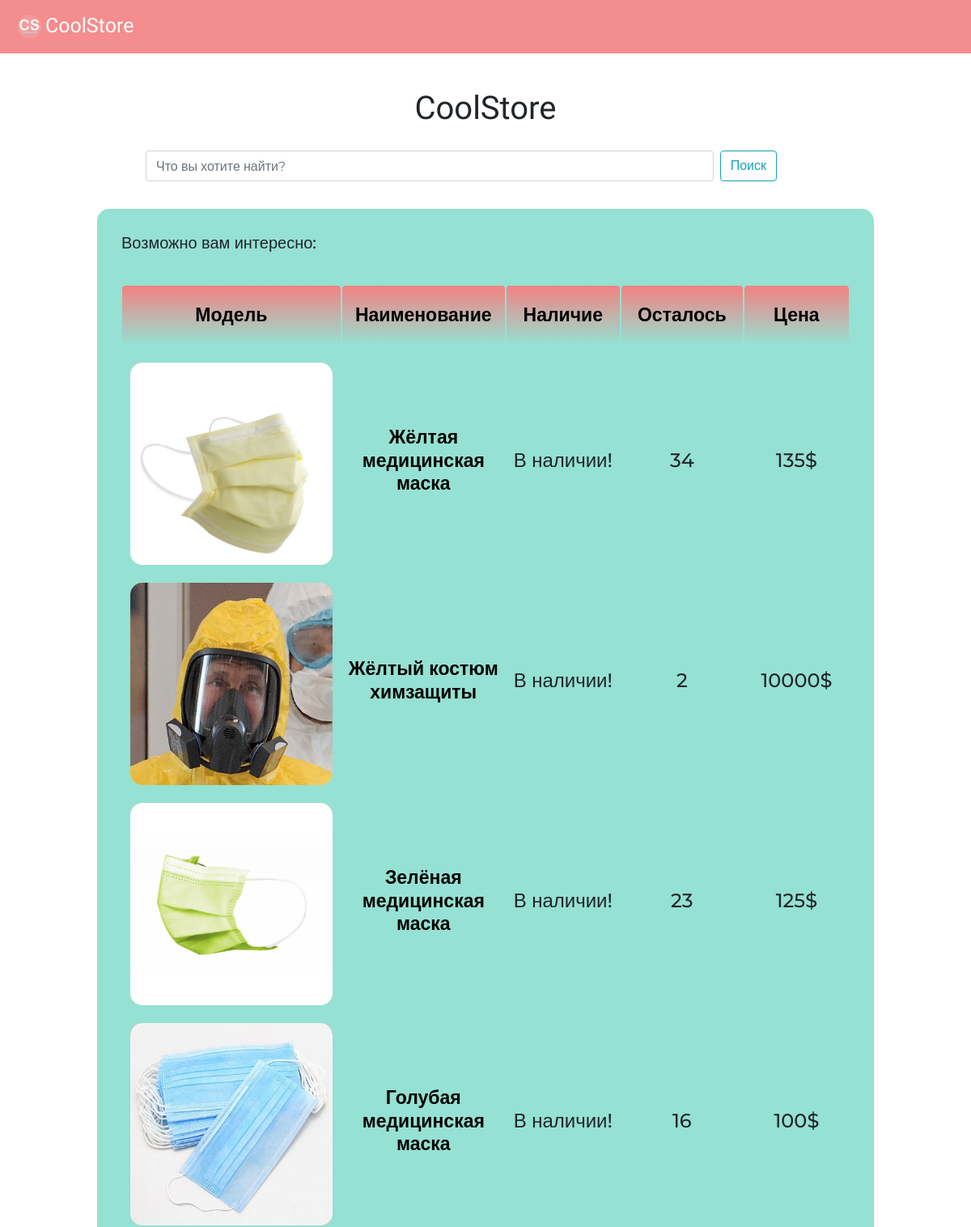
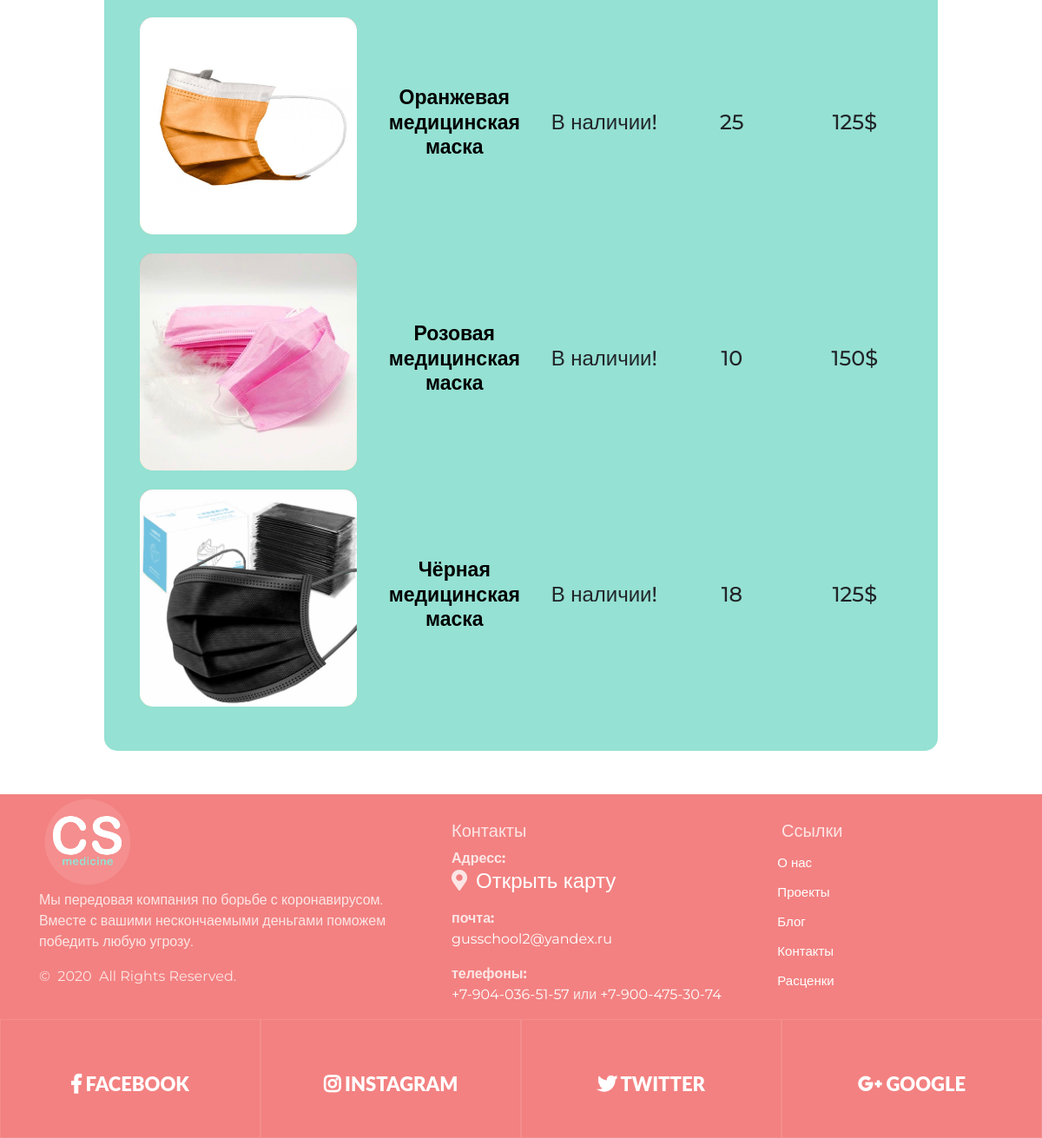
The page / on the database its author committed (2 pictures, top to bottom).
### data/products.py (models this page shows, shortened)
class Products(SqlAlchemyBase, UserMixin, SerializerMixin):
    __tablename__ = 'products'
    id = sqlalchemy.Column(sqlalchemy.Integer, primary_key=True, autoincrement=True)
    title = sqlalchemy.Column(sqlalchemy.String, nullable=True)
    about = sqlalchemy.Column(sqlalchemy.String, nullable=True)
    price = sqlalchemy.Column(sqlalchemy.Integer, nullable=True)
    existence = sqlalchemy.Column(sqlalchemy.Boolean, default=True)
    still_have = sqlalchemy.Column(sqlalchemy.Integer, nullable=True)

### main.py (the view)
@app.route('/', methods=['GET', 'POST'])
def index():
    if current_user.is_authenticated:
        filename = get_profile_img()
    else:
        filename = 'profilem'
    if request.method == 'POST':
        session['tag'] = request.form['search']
        return redirect('/')
    all_product = find_products(session.get('tag', '').lower())
    if session.get('reverse', False):
        sim = '▲'
    else:
        sim = '▼'
    simp = simc = simn = simnal = ''
    pos = session.get('sort', 'none')
    if pos == 'price':
        all_product.sort(key=lambda x: x.price, reverse=session.get('reverse', False))
        simp = sim
    elif pos == 'nal':
        all_product.sort(key=lambda x: x.existence, reverse=session.get('reverse', False))
        simnal = sim
    elif pos == 'count':
        all_product.sort(key=lambda x: x.still_have, reverse=session.get('reverse', False))
        simc = sim
    elif pos == 'name':
        simn = sim
        all_product.sort(key=lambda x: x.title, reverse=session.get('reverse', False))
    else:
        shuffle(all_product)
    return render_template('index.html', basket_count=session.get('basket_count', 0),
                           title="CoolStore", tag=session.get('tag', ''), size=len(all_product),
                           filename=filename, product=all_product, simc=simc, simn=simn, simp=simp,
                           simnal=simnal)

### data/db_session.py (called while the page is built)
def create_session() -> Session:
    global __factory
    return __factory()

### main.py (called while the page is built)
def find_products(tag):
    sessions = db_session.create_session()
    all_products = sessions.query(products.Products).all()
    for item in all_products:
        if item.existence and item.still_have == 0:
            item.existence = 0
        elif not item.existence and item.still_have:
            item.existence = 1
    sessions.commit()
    sessions = db_session.create_session()
    all_products = sessions.query(products.Products).all()
    ans_products = list()
    for item in all_products:
        if item.existence and item.still_have == 0:
            item.existence = 0
        elif not item.existence and item.still_have:
            item.existence = 1
        title = item.title.lower()
        if tag in title or title in tag:
            ans_products.append(item)
    return ans_products

### templates/index.html (shortened to what this page needs)
{% extends "base.html" %}
{%block content %}
<form class="search" method="post">
    <input class="form-control mr-sm-2" type="text" placeholder="Что вы хотите найти?"
           aria-label="Search"
           name="search" value="{{ tag }}">
    <button class="btn btn-outline-info my-2 my-sm-0" type="submit">Поиск</button>
</form>
<div class="main">
    {% if size != 0 %}
    {% if tag != '' %}
    <h5>По запросу "{{ tag }}" найдено:</h5>
    {% else %}
    <h5>Возможно вам интересно:</h5>
    {% endif %}
    <table align="center" style="margin-top: 20px; width: 100%;
    border-spacing: 0px 20px; border-collapse: separate;">
        <tr>
            <th width="400" class="table_h" role="alert">
                <div align="center">
                    <a href="/change/none" class="base_href">Модель</a>
                </div>
            </th>
            <th width="400" class="table_h" role="alert">
                <div align="center">
                    <a href="/change/name" class="base_href">Наименование</a>{{ simn }}
                </div>
            </th>
            <th width="400" class="table_h" role="alert">
                <div align="center">
                    <a href="/change/nal" class="base_href">Наличие</a>{{ simnal }}
                </div>
            </th>
            <th width="400" class="table_h" role="alert">
                <div align="center">
                    <a href="/change/count" class="base_href">Осталось</a>{{ simc }}
                </div>
            </th>
            <th width="400" class="table_h" role="alert">
                <div align="center">
                    <a href="/change/price" class="base_href">Цена</a>{{ simp }}
                </div>
            </th>
        </tr>
        {% for item in product %}
        <tr>
            <td width="200" align="center"><a href="/product/{{ item.id }}">
                <div class="about__item">
                    <div class="about__img">
                        <img src="/static/img/product_icons/{{ item.id }}.jpg" width="250"
                             height="250" style="border-radius: 15px;">
                    </div>
                </div>
            </a></td>
            <td width="400"><h4 align="center"><a href="/product/{{ item.id }}" class="base_href">
                {{ item.title }}</a></h4></td>
            {% if item.existence == 1 %}
            <td width="200"><h4 align="center">В наличии!</h4></td>
            {% else %}
            <td width="200"><h4 align="center">Нет в наличии!</h4></td>
            {% endif %}
            <td width="200"><h4 align="center">{{ item.still_have }}</h4></td>
            <td width="200"><h4 align="center">{{ item.price }}$</h4></td>
        </tr>
        {% endfor %}
    </table>
    {% else %}
    <img src="/static/img/empty_search.jpeg" style="width: 100%">
    {% endif %}
</div>
{% endblock %}

### templates/base.html (shortened to what this page needs)
<!DOCTYPE html>
<html lang="en">
<head>
    <link rel="stylesheet" href="https://use.fontawesome.com/releases/v5.7.2/css/all.css"
>
    <link rel="stylesheet" href="../../static/css/style.css">
    <link rel="stylesheet"
          href="https://stackpath.bootstrapcdn.com/bootstrap/4.4.1/css/bootstrap.min.css"
>
    <link rel="stylesheet"
          href="https://maxcdn.bootstrapcdn.com/bootstrap/4.1.0/css/bootstrap.min.css">
    <link href="//maxcdn.bootstrapcdn.com/bootstrap/4.1.1/css/bootstrap.min.css" rel="stylesheet"
          id="bootstrap-css">
</head>
<body style="font-family: 'Montserrat', sans-serif;">
<header class="header">
    <nav class="navbar navbar-expand-lg navbar-light" style="background-color: #f38181;">
        <a class="navbar-brand" href="/" style="font-size: 25px; color: white; font-family:
        'Kaushan Script', cursive; display: flex;">
            <img class="brand-logo-light" src="/static/img/new_icon.png"
                 alt="Логотип" width="30" height="30" style="margin: 5px;">
            <div>CoolStore</div>
        </a>
    </nav>
</header>
<h1 align="center" style="margin-top: 110px; font-family: 'Kaushan Script', cursive;">
    {{ title }}
</h1>
{% block content %}
{% endblock %}
<footer class="section footer-classic context-dark bg-image"
        style="background: #f38181; margin-top: 50px;">
    <div class="container">
        <div class="row row-30">
            <div class="col-md-4 col-xl-5">
                <div class="pr-xl-4"><a class="brand" href="#">
                    <img class="brand-logo-light" src="/static/img/new_icon.png" alt="Логотип"
                         width="100" height="100" style="margin: 5px;"></a>
                    <p>Мы передовая компания по борьбе с коронавирусом.
                        Вместе с вашими нескончаемыми деньгами поможем победить любую угрозу.</p>
                    <p class="rights"><span>©  </span><span class="copyright-year">2020</span><span>
                </span><span>All Rights Reserved.</span></p>
                </div>
            </div>
            <div class="col-md-4" style="padding-top: 30px">
                <h5>Контакты</h5>
                <dl class="contact-list">
                    <dt>Адресс:</dt>
                    <dd>
                        <h4 style="display: flex" class="map__title">
                            <div><i class="fas fa-map-marker-alt"></i></div>
                            <a style="padding-left: 10px"
                               href="https://clck.ru/MkGYr"
                               target="_blank">Открыть карту</a>
                        </h4>
                    </dd>
                </dl>
                <dl class="contact-list">
                    <dt>почта:</dt>
                    <dd><a href="mailto:#">gusschool2@yandex.ru</a></dd>
                </dl>
                <dl class="contact-list">
                    <dt>телефоны:</dt>
                    <dd><a href="tel:#">+7-904-036-51-57</a> <span>или</span>
                        <a href="tel:#">+7-900-475-30-74</a>
                    </dd>
                </dl>
            </div>
            <div class="col-md-4 col-xl-3" style="padding-top: 30px">
                <h5>Ссылки</h5>
                <ul class="nav-list">
                    <li><a class="footer_href" href="#">О нас</a></li>
                    <li><a class="footer_href" href="#">Проекты</a></li>
                    <li><a class="footer_href" href="#">Блог</a></li>
                    <li><a class="footer_href" href="#">Контакты</a></li>
                    <li><a class="footer_href" href="#">Расценки</a></li>
                </ul>
            </div>
        </div>
    </div>
    <div class="row no-gutters social-container">
        <div class="col"><a class="social-inner" href="https:\www.facebook.com"
                            style="padding-bottom: 50px;" target="_blank"><span
                class="icon mdi mdi-facebook"></span><span style="font-size: 22px;"><i
                class="fab fa-facebook-f"></i>  Facebook</span></a></div>
        <div class="col"><a class="social-inner" href="https:\www.instagram.com"
                            target="_blank"><span
                class="icon mdi mdi-instagram"></span><span style="font-size: 22px;"><i
                class="fab fa-instagram"></i>  instagram</span></a></div>
        <div class="col"><a class="social-inner" href="https:\twitter.com" target="_blank"><span
                class="icon mdi mdi-twitter"></span><span style="font-size: 22px;"><i
                class="fab fa-twitter"></i>  twitter</span></a></div>
        <div class="col"><a class="social-inner" href="https:\www.google.com" target="_blank"><span
                class="icon mdi mdi-youtube-play"></span><span style="font-size: 22px;"><i
                class="fab fa-google-plus-g"></i>  google</span></a></div>
    </div>
</footer>
</body>
</html>

### static/css/style.css (style rules this page uses)
.icon { width: 40px; height: 40px; margin: 0px; padding: 0px; }
img { border-radius: 5px; }
.search { position: absolute; width: 65%; margin-left: 15%; margin-top: 20px; display: flex; }
.main { border-radius: 15px; background: #95e1d3; margin-top: 100px; margin-left: 10%; margin-bottom: 1%; width: 80%; padding: 30px; }
.header { width: 100%; opacity: .9; z-index: 1000; position: fixed; top: 0; left: 0; right: 0; transform: translate3d(0, 0, 0); }
.base_href { text-decoration: none; color: #000000; font-size: 23px; font-weight: 600; }
.table_h { background: linear-gradient(to bottom, #f38181, #95e1d3); border: 1px solid #95e1d3; height: 75px; border-radius: 5px; }
.about__item { width: 250px; position: relative; border-radius: 15px; background-color: #95e1d3; }
.about__img { border-radius: 15px; background: linear-gradient(to bottom, #f38181, #fce38a); transition: transform .2s linear; }
.about__img img { display: block; transition: opacity .1s linear; }
.context-dark, .bg-gray-dark, .bg-primary { color: rgba(255, 255, 255, 0.8); }
.footer-classic a, .footer-classic a:focus, .footer-classic a:active { color: #ffffff; }
.nav-list li { padding-top: 5px; padding-bottom: 5px; }
ul, ol { list-style: none; padding: 0; margin: 0; }
.social-inner { display: flex; flex-direction: column; align-items: center; width: 100%; padding: 23px; font: 900 13px/1 "Lato", -apple-system, BlinkMacSystemFont, "Segoe UI", Roboto, "Helvetica Neue", Arial, sans-serif; text-transform: uppercase; color: rgba(255, 255, 255, 0.5); }
.social-container .col { border: 1px solid rgba(255, 255, 255, 0.1); }
.nav-list li a:before { content: "\f14f"; font: 400 21px/1 "Material Design Icons"; color: #4d6de6; display: inline-block; vertical-align: baseline; margin-left: -28px; margin-right: 7px; opacity: 0; visibility: hidden; transition: .22s ease; }
.footer_href { color: #ffffff; font-size: 15px; decoration: none; }

### rows shown on the page
Products: shows a picture, title "Жёлтая медицинская маска", existence "В наличии!", still_have "34", price "135"
Products: shows a picture, title "Жёлтый костюм химзащиты", existence "В наличии!", still_have "2", price "10000"
Products: shows a picture, title "Зелёная медицинская маска", existence "В наличии!", still_have "23", price "125"
Products: shows a picture, title "Голубая медицинская маска", existence "В наличии!", still_have "16", price "100"
Products: shows a picture, title "Оранжевая медицинская маска", existence "В наличии!", still_have "25", price "125"
Products: shows a picture, title "Розовая медицинская маска", existence "В наличии!", still_have "10", price "150"
Products: shows a picture, title "Чёрная медицинская маска", existence "В наличии!", still_have "18", price "125"

### other values the page prints
{{ title }} "CoolStore"
